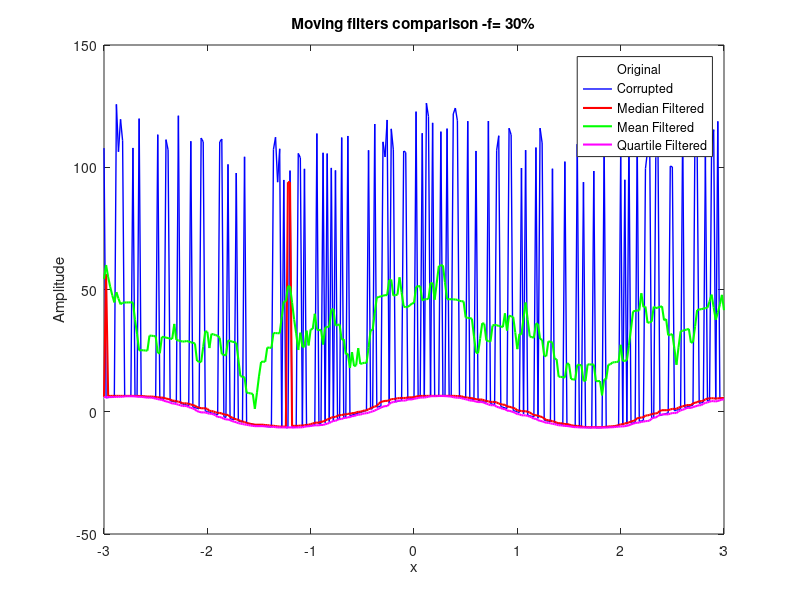

Recreate this plot in MATLAB.
x=-3:0.02:3;
y=6.5*sin(2.1*x+pi/3);
z=y;
indices=randperm(301,90);
p=100+20*rand(1,90);

for k=1:90
    z(indices(k))=z(indices(k))+p(k);
end

y_median=zeros(1,301);
for k=1:301
    if k<=8
        N=z(1:k+8);
    elseif k<=292
        N=z(k-8:k+8);
    else
        N=z(k-8:301);
    end
    y_median(k)=median(N);
end

y_mean=zeros(1,301);
for k=1:301
    if k<=8
        N=z(1:k+8);
    elseif k<=292
        N=z(k-8:k+8);
    else
        N=z(k-8:301);
    end
    y_mean(k) =mean(N);
end

y_quartile =zeros(1,301);
for k = 1:301
    if k<=8
        N=z(1:k+8);
    elseif k<=292
        N=z(k-8:k+8);
    else
        N=z(k-8:301);
    end
    y_quartile(k) =quantile(N, 0.25); 
end

rel_mse_median =sum((y-y_median).^2)/sum(y.^2);
rel_mse_mean=sum((y - y_mean).^2)/sum(y.^2);
rel_mse_quartile =sum((y - y_quartile).^2)/sum(y.^2);

fprintf('median rel mse:%f\n',rel_mse_median);
fprintf('mean rel mse: %f\n',rel_mse_mean);
fprintf('quartile rel mse: %f\n',rel_mse_quartile);

figure;
plot(x,y,'w-','LineWidth',2); hold on;
plot(x,z,'b-','LineWidth',1);
plot(x,y_median,'r-','LineWidth',1.5);
plot(x,y_mean,'g-','LineWidth',1.5);
plot(x,y_quartile,'m-','LineWidth',1.5);
legend('Original','Corrupted','Median Filtered','Mean Filtered','Quartile Filtered','Location','best');

title('Moving filters comparison -f= 30%');
xlabel('x');
ylabel('Amplitude');